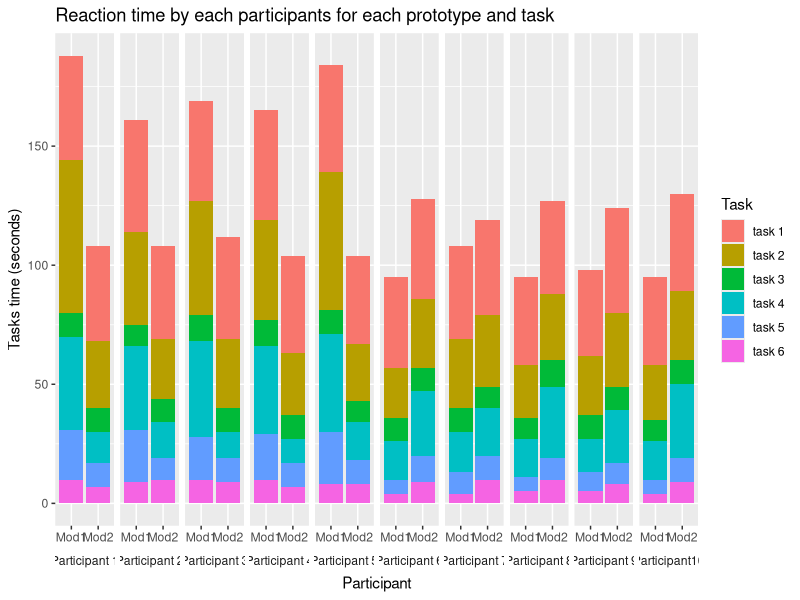

Write R code to recreate this figure.
library(ggplot2)
set.seed(2022)


specie <- c(rep("Participant 1", 12),
            rep("Participant 2", 12),
            rep("Participant 3", 12),
            rep("Participant 4", 12),
            rep("Participant 5", 12),
            rep("Participant 6", 12),
            rep("Participant 7", 12),
            rep("Participant 8", 12),
            rep("Participant 9", 12),
            rep("Participant10", 12))
condition <- c(rep("Mod1",6),rep("Mod2",6),
               rep("Mod1",6),rep("Mod2",6),
               rep("Mod1",6),rep("Mod2",6),
               rep("Mod1",6),rep("Mod2",6),
               rep("Mod1",6),rep("Mod2",6),
               rep("Mod1",6),rep("Mod2",6),
               rep("Mod1",6),rep("Mod2",6),
               rep("Mod1",6),rep("Mod2",6),
               rep("Mod1",6),rep("Mod2",6),
               rep("Mod1",6),rep("Mod2",6))
Task <- rep(c("task 1", "task 2", "task 3", "task 4", "task 5","task 6"), 20)
value <- c(44,64,10,39,21,10, #participant1  web
           40,28,10,13,10,7,  #              mobile
           47,39,9,35,22,9,   #participant2  web
           39,25,10,15,9,10,  #              mobile
           42,48,11,40,18,10, #participant3  web
           43,29,10,11,10,9,  #              mobile
           46,42,11,37,19,10, #participant4  web
           41,26,10,10,10,7,  #              mobile
           45,58,10,41,22,8,  #participant5  web
           37,24,9,16,10,8,   #              mobile
           38,21,10,16,6,4,   #participant6  web
           42,29,10,27,11,9,  #              mobile
           39,29,10,17,9,4,   #participant7  web
           40,30,9,20,10,10,  #              mobile
           37,22,9,16,6,5,    #participant8  web
           39,28,11,30,9,10,  #              mobile
           36,25,10,14,8,5,   #participant9  web
           44,31,10,22,9,8,   #              mobile
           37,23,9,16,6,4,    #participant10 web
           41,29,10,31,10,9   #              mobile
           )
data <- data.frame(specie, condition, Task, value)
head(data)

myPlot <- ggplot(data) +
  geom_bar(aes(x = condition, y = value, fill = Task),
           position = "stack",
           stat = "identity") +
  facet_grid(~ specie, switch = "x") +
  theme(strip.placement = "outside",
        strip.background = element_rect(fill = NA, color = "white"),
        panel.spacing = unit(0.15,"cm"))

labs(
  title = waiver(),
  subtitle = waiver(),
  caption = waiver(),
  tag = waiver(),
  alt = waiver(),
  alt_insight = waiver()
)

myPlot + labs(x = "Participant") + labs(y = "Tasks time (seconds)") + labs(title = "Reaction time by each participants for each prototype and task") 

